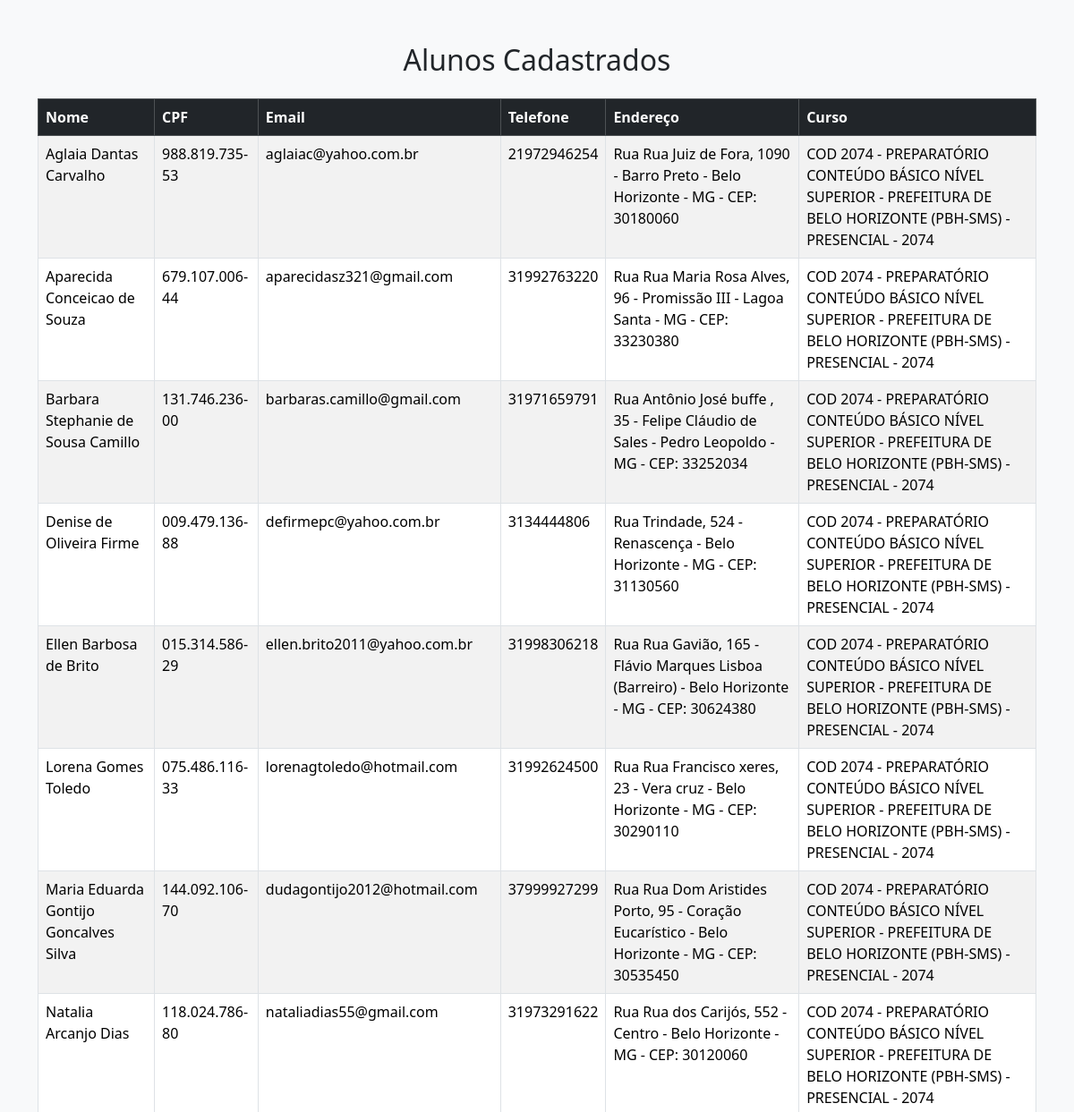
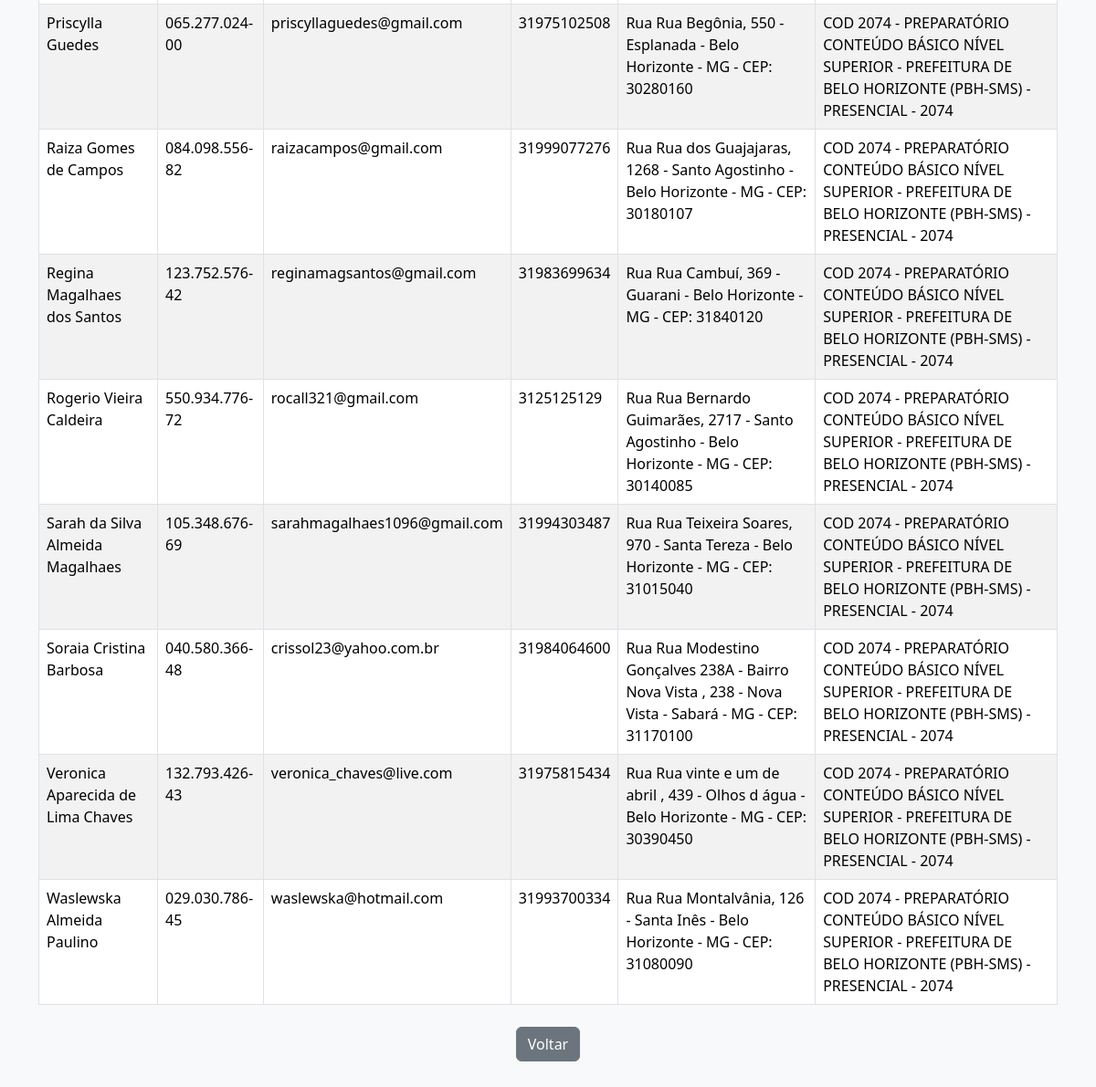
The app's page /alunos with its own data (2 pictures, top to bottom).
### tables this page shows
CREATE TABLE alunos (
            id INTEGER PRIMARY KEY AUTOINCREMENT,
            nome TEXT,
            cpf TEXT,
            email TEXT,
            tel_aluno TEXT,
            endereco TEXT,
            curso TEXT
        );

### app.py (the view)
@app.route('/alunos')
def listar_alunos():
    conn = sqlite3.connect(DB_PATH)
    cur = conn.cursor()
    cur.execute('SELECT nome, cpf, email, tel_aluno, endereco, curso FROM alunos ORDER BY nome')
    alunos = cur.fetchall()
    conn.close()
    return render_template('alunos.html', alunos=alunos)

### templates/alunos.html (shortened to what this page needs)
<!DOCTYPE html>
<html lang="pt-br">
<head>
  <link href="https://cdn.jsdelivr.net/npm/bootstrap@5.3.3/dist/css/bootstrap.min.css" rel="stylesheet">
</head>
<body class="bg-light">
<div class="container py-5">
  <h2 class="mb-4 text-center">Alunos Cadastrados</h2>
  <table class="table table-bordered table-striped">
    <thead class="table-dark">
      <tr>
        <th>Nome</th><th>CPF</th><th>Email</th><th>Telefone</th><th>Endereço</th><th>Curso</th>
      </tr>
    </thead>
    <tbody>
      {% for nome, cpf, email, tel, end, curso in alunos %}
        <tr>
          <td>{{ nome }}</td><td>{{ cpf }}</td><td>{{ email }}</td><td>{{ tel }}</td><td>{{ end }}</td><td>{{ curso }}</td>
        </tr>
      {% endfor %}
    </tbody>
  </table>
  <div class="text-center mt-4">
    <a href="/" class="btn btn-secondary">Voltar</a>
  </div>
</div>
</body>
</html>

### records on screen
alunos: nome "Aglaia Dantas Carvalho", cpf "988.819.735-53", email "aglaiac@yahoo.com.br", tel_aluno "21972946254", endereco "Rua Rua Juiz de Fora, 1090 - Barro Preto - Belo Horizonte - MG - CEP: 30180060", curso "COD 2074 - PREPARATÓRIO CONTEÚDO BÁSICO NÍVEL SUPERIOR - PREFEITURA DE BELO HORIZONTE (PBH-SMS) - PRESENCIAL - 2074"
alunos: nome "Aparecida Conceicao de Souza", cpf "679.107.006-44", email "aparecidasz321@gmail.com", tel_aluno "31992763220", endereco "Rua Rua Maria Rosa Alves, 96 - Promissão III - Lagoa Santa - MG - CEP: 33230380", curso "COD 2074 - PREPARATÓRIO CONTEÚDO BÁSICO NÍVEL SUPERIOR - PREFEITURA DE BELO HORIZONTE (PBH-SMS) - PRESENCIAL - 2074"
alunos: nome "Barbara Stephanie de Sousa Camillo", cpf "131.746.236-00", email "barbaras.camillo@gmail.com", tel_aluno "31971659791", endereco "Rua Antônio José buffe , 35 - Felipe Cláudio de Sales - Pedro Leopoldo - MG - CEP: 33252034", curso "COD 2074 - PREPARATÓRIO CONTEÚDO BÁSICO NÍVEL SUPERIOR - PREFEITURA DE BELO HORIZONTE (PBH-SMS) - PRESENCIAL - 2074"
alunos: nome "Denise de Oliveira Firme", cpf "009.479.136-88", email "defirmepc@yahoo.com.br", tel_aluno "3134444806", endereco "Rua Trindade, 524 - Renascença - Belo Horizonte - MG - CEP: 31130560", curso "COD 2074 - PREPARATÓRIO CONTEÚDO BÁSICO NÍVEL SUPERIOR - PREFEITURA DE BELO HORIZONTE (PBH-SMS) - PRESENCIAL - 2074"
alunos: nome "Ellen Barbosa de Brito", cpf "015.314.586-29", email "ellen.brito2011@yahoo.com.br", tel_aluno "31998306218", endereco "Rua Rua Gavião, 165 - Flávio Marques Lisboa (Barreiro) - Belo Horizonte - MG - CEP: 30624380", curso "COD 2074 - PREPARATÓRIO CONTEÚDO BÁSICO NÍVEL SUPERIOR - PREFEITURA DE BELO HORIZONTE (PBH-SMS) - PRESENCIAL - 2074"
alunos: nome "Lorena Gomes Toledo", cpf "075.486.116-33", email "lorenagtoledo@hotmail.com", tel_aluno "31992624500", endereco "Rua Rua Francisco xeres, 23 - Vera cruz - Belo Horizonte - MG - CEP: 30290110", curso "COD 2074 - PREPARATÓRIO CONTEÚDO BÁSICO NÍVEL SUPERIOR - PREFEITURA DE BELO HORIZONTE (PBH-SMS) - PRESENCIAL - 2074"
alunos: nome "Maria Eduarda Gontijo Goncalves Silva", cpf "144.092.106-70", email "dudagontijo2012@hotmail.com", tel_aluno "37999927299", endereco "Rua Rua Dom Aristides Porto, 95 - Coração Eucarístico - Belo Horizonte - MG - CEP: 30535450", curso "COD 2074 - PREPARATÓRIO CONTEÚDO BÁSICO NÍVEL SUPERIOR - PREFEITURA DE BELO HORIZONTE (PBH-SMS) - PRESENCIAL - 2074"
alunos: nome "Natalia Arcanjo Dias", cpf "118.024.786-80", email "nataliadias55@gmail.com", tel_aluno "31973291622", endereco "Rua Rua dos Carijós, 552 - Centro - Belo Horizonte - MG - CEP: 30120060", curso "COD 2074 - PREPARATÓRIO CONTEÚDO BÁSICO NÍVEL SUPERIOR - PREFEITURA DE BELO HORIZONTE (PBH-SMS) - PRESENCIAL - 2074"
alunos: nome "Priscylla Guedes", cpf "065.277.024-00", email "priscyllaguedes@gmail.com", tel_aluno "31975102508", endereco "Rua Rua Begônia, 550 - Esplanada - Belo Horizonte - MG - CEP: 30280160", curso "COD 2074 - PREPARATÓRIO CONTEÚDO BÁSICO NÍVEL SUPERIOR - PREFEITURA DE BELO HORIZONTE (PBH-SMS) - PRESENCIAL - 2074"
alunos: nome "Raiza Gomes de Campos", cpf "084.098.556-82", email "raizacampos@gmail.com", tel_aluno "31999077276", endereco "Rua Rua dos Guajajaras, 1268 - Santo Agostinho - Belo Horizonte - MG - CEP: 30180107", curso "COD 2074 - PREPARATÓRIO CONTEÚDO BÁSICO NÍVEL SUPERIOR - PREFEITURA DE BELO HORIZONTE (PBH-SMS) - PRESENCIAL - 2074"
alunos: nome "Regina Magalhaes dos Santos", cpf "123.752.576-42", email "reginamagsantos@gmail.com", tel_aluno "31983699634", endereco "Rua Rua Cambuí, 369 - Guarani - Belo Horizonte - MG - CEP: 31840120", curso "COD 2074 - PREPARATÓRIO CONTEÚDO BÁSICO NÍVEL SUPERIOR - PREFEITURA DE BELO HORIZONTE (PBH-SMS) - PRESENCIAL - 2074"
alunos: nome "Rogerio Vieira Caldeira", cpf "550.934.776-72", email "rocall321@gmail.com", tel_aluno "3125125129", endereco "Rua Rua Bernardo Guimarães, 2717 - Santo Agostinho - Belo Horizonte - MG - CEP: 30140085", curso "COD 2074 - PREPARATÓRIO CONTEÚDO BÁSICO NÍVEL SUPERIOR - PREFEITURA DE BELO HORIZONTE (PBH-SMS) - PRESENCIAL - 2074"
alunos: nome "Sarah da Silva Almeida Magalhaes", cpf "105.348.676-69", email "sarahmagalhaes1096@gmail.com", tel_aluno "31994303487", endereco "Rua Rua Teixeira Soares, 970 - Santa Tereza - Belo Horizonte - MG - CEP: 31015040", curso "COD 2074 - PREPARATÓRIO CONTEÚDO BÁSICO NÍVEL SUPERIOR - PREFEITURA DE BELO HORIZONTE (PBH-SMS) - PRESENCIAL - 2074"
alunos: nome "Soraia Cristina Barbosa", cpf "040.580.366-48", email "crissol23@yahoo.com.br", tel_aluno "31984064600", endereco "Rua Rua Modestino Gonçalves 238A - Bairro Nova Vista , 238 - Nova Vista - Sabará - MG - CEP: 31170100", curso "COD 2074 - PREPARATÓRIO CONTEÚDO BÁSICO NÍVEL SUPERIOR - PREFEITURA DE BELO HORIZONTE (PBH-SMS) - PRESENCIAL - 2074"
alunos: nome "Veronica Aparecida de Lima Chaves", cpf "132.793.426-43", email "veronica_chaves@live.com", tel_aluno "31975815434", endereco "Rua Rua vinte e um de abril , 439 - Olhos d água - Belo Horizonte - MG - CEP: 30390450", curso "COD 2074 - PREPARATÓRIO CONTEÚDO BÁSICO NÍVEL SUPERIOR - PREFEITURA DE BELO HORIZONTE (PBH-SMS) - PRESENCIAL - 2074"
alunos: nome "Waslewska Almeida Paulino", cpf "029.030.786-45", email "waslewska@hotmail.com", tel_aluno "31993700334", endereco "Rua Rua Montalvânia, 126 - Santa Inês - Belo Horizonte - MG - CEP: 31080090", curso "COD 2074 - PREPARATÓRIO CONTEÚDO BÁSICO NÍVEL SUPERIOR - PREFEITURA DE BELO HORIZONTE (PBH-SMS) - PRESENCIAL - 2074"
